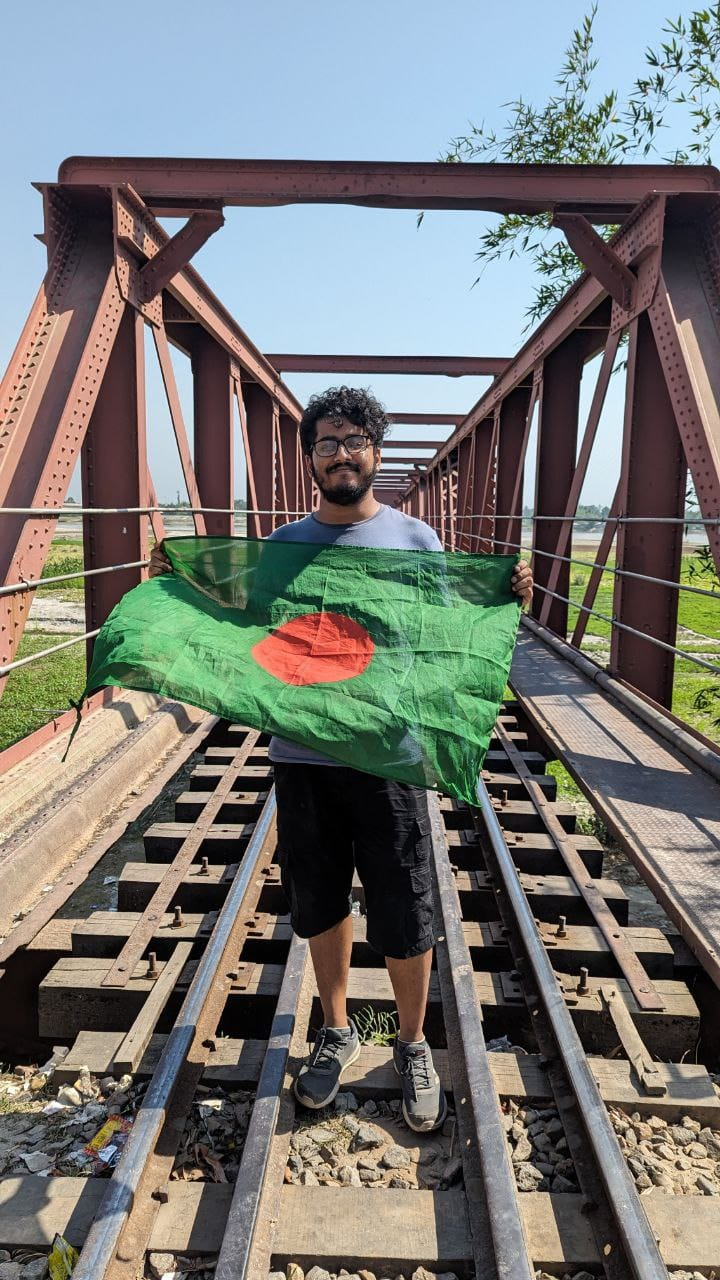
#> input picture ashik.jpg, 720 x 1280 px
$ python cannyedgedetect.py
#> lines starting #> are read from the running program, lines starting #| are printed output that depends on the picture
import numpy as np
import matplotlib.pyplot as plt
import cv2 as cv

image_path='ashik.jpg'
threshold1=100
threshold2=200
img=cv.imread(image_path,0)
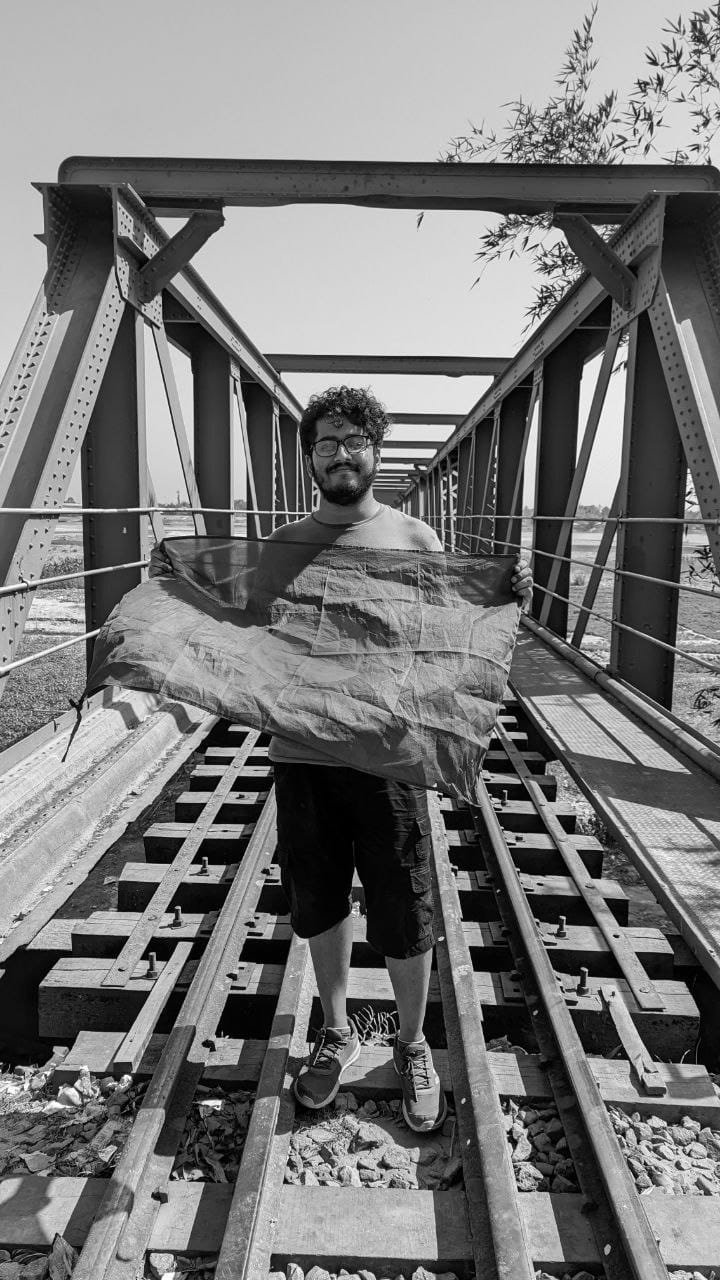
#> img: shape (1280, 720); min 0, max 255, mean 119.6
can_edge=cv.Canny(img,threshold1,threshold2)
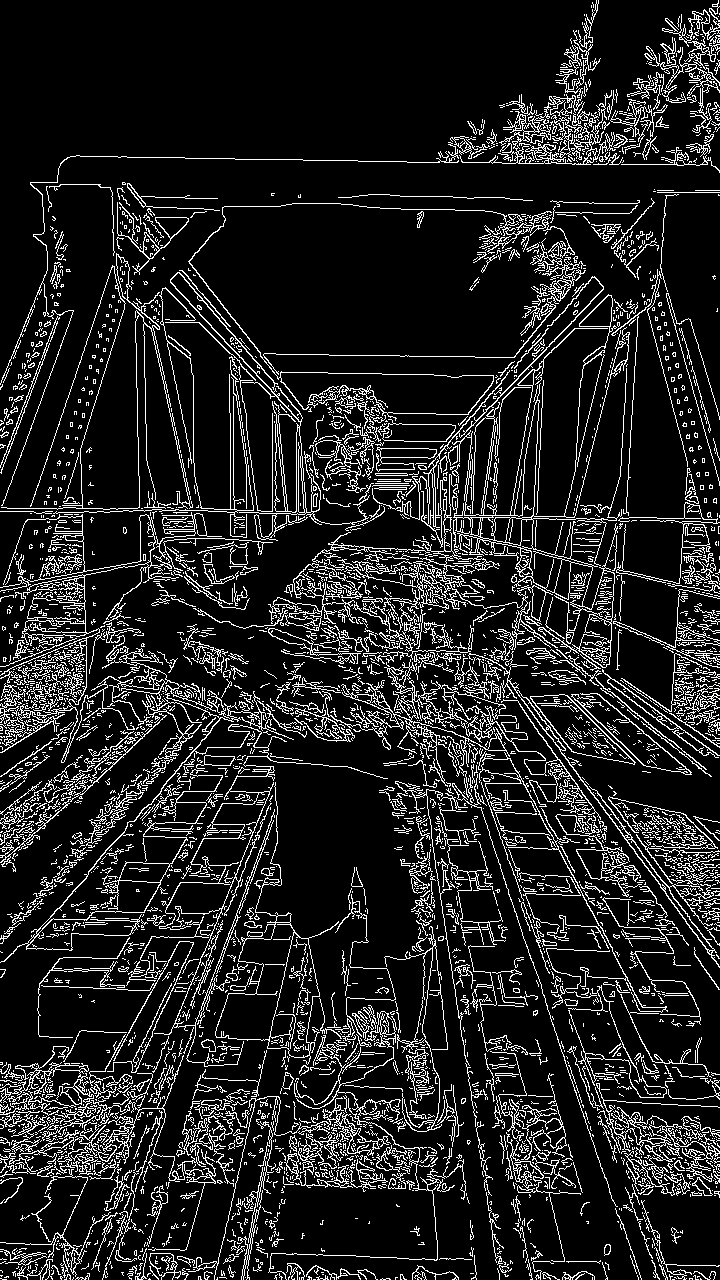
#> can_edge: shape (1280, 720); 13.1% white in thin lines or dots
plt.imshow(can_edge,cmap='gray')
plt.title('Canny Edge Detection')
plt.waitforbuttonpress()

$ run again, with heart.jpeg copied over ashik.jpg
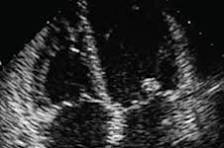
#> input picture heart.jpeg, 224 x 148 px
#> `can_edge=cv.Canny(img,threshold1,threshold2)`:
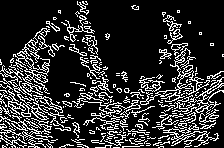
#> can_edge: shape (148, 224); 19.1% white in thin lines or dots

$ run again, with histeq_seyam.png saved as ashik.jpg
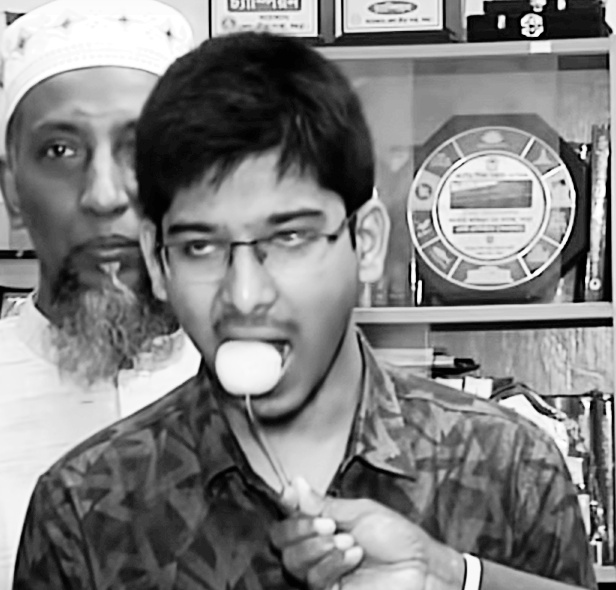
#> input picture histeq_seyam.png, 616 x 590 px
#> img is the input picture: shape (590, 616); min 0, max 255, mean 128.9
#> `can_edge=cv.Canny(img,threshold1,threshold2)`:
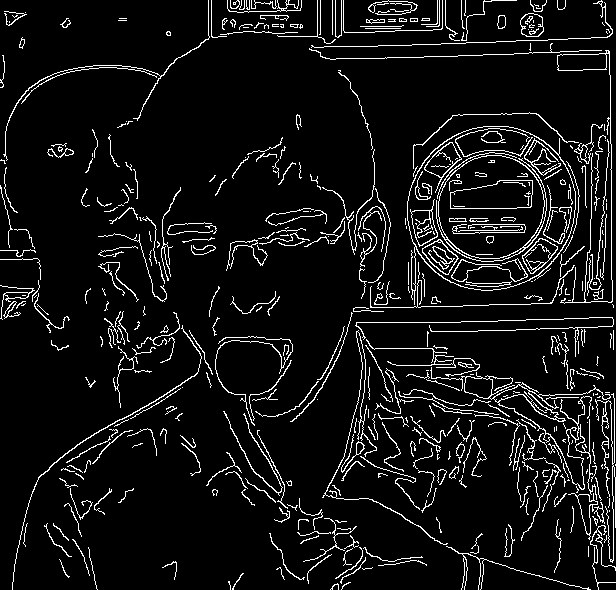
#> can_edge: shape (590, 616); 7.3% white in thin lines or dots
